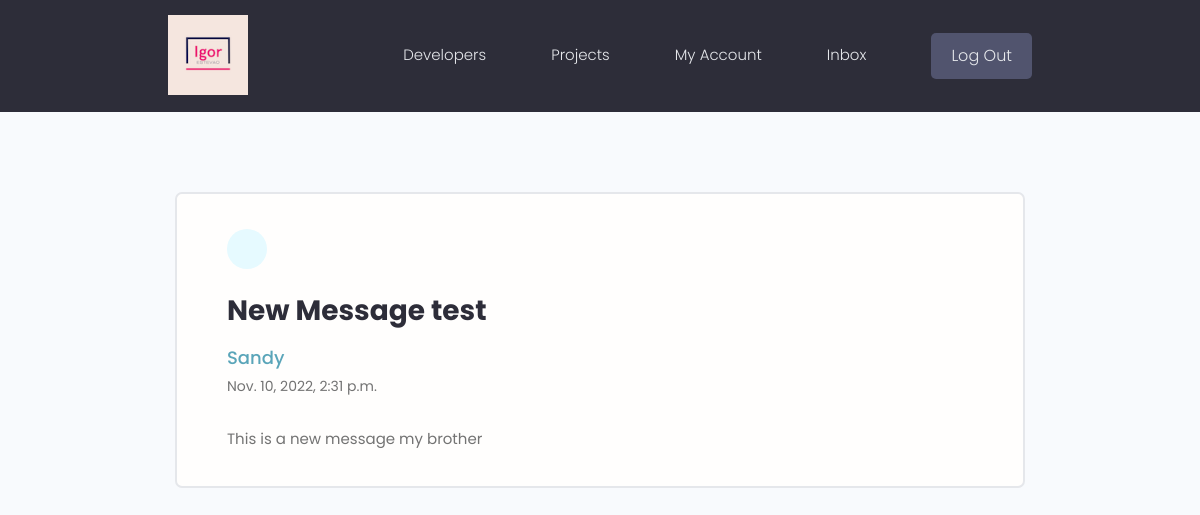
Screenshot of /message/e8592be6-c502-44cc-995d-7b3399b5f1c2 (signed in) with the database file from the repository.
### users/models.py (models this page shows, shortened)
class Message(models.Model):
  sender = models.ForeignKey(Profile, on_delete=models.SET_NULL, null=True, blank=True)
  recipient = models.ForeignKey(Profile, on_delete=models.SET_NULL, null=True, blank=True, related_name="messages")
  name = models.CharField(max_length=200, null=True, blank=True)
  email = models.EmailField(max_length=200, null=True, blank=True)
  subject = models.CharField(max_length=200, null=True, blank=True)
  body = models.TextField()
  is_read = models.BooleanField(default=False,)
  created = models.DateTimeField(auto_now_add=True) #timestamps just like Rails
  id = models.UUIDField(default=uuid.uuid4, unique=True, primary_key=True, editable=False)
  class Meta:
    ordering = [ "is_read", "-created" ] # order by not read first and last created

### users/views.py (the view)
# urls.py: path("message/<str:pk>", views.message, name="message"),
@login_required(login_url="login")
def message(request, pk):
  message = request.user.profile.messages.get(id=pk)
  message.is_read = True
  message.save()
  context = {
    "message" : message,
  }
  return render(request, "users/message.html", context)

### users/templates/users/message.html (shortened to what this page needs)
{% extends "main.html" %}
{% block content %}
  <main class="messagePage my-xl">
    <div class="content-box">
      <div class="message">
        <a class="backButton" href="{% url 'inbox' %}"></a>
        <h2 class="message__subject">{{ message.subject }}</h4>
        {% if message.sender.id %}
          <a href="{% url 'profile' message.sender.id %}" class="message__author">{{ message.name }}</a>
        {% else %}
          <p class="message__author">{{ message.name }}</p>
        {% endif %}
        <p class="message__date">{{ message.created }}</p>
        <div class="message__body">{{ message.body|linebreaksbr }}</div>
      </div>
    </div>
  </main>
{% endblock %}

### static/styles/app.css (style rules this page uses)
:root { --color-sub: #2d2d39; }
.content-box { width: 95%; max-width: 85rem; margin: 0 auto; }
.message { padding: 2.5rem 0; }
.message > a { display: flex; gap: 1rem; }
.message__author, .message__date { flex-basis: 25%; }
.message__subject { flex-basis: 50%; }
.message__date { text-align: right; }
.messagePage .message { list-style: none; background: var(--color-white); padding: 3.5rem 5rem; border: 2px solid var(--color-light); border-radius: 0.7rem; }
.messagePage .message__subject { font-size: 2.8rem; color: var(--color-sub); margin-bottom: 1rem; margin-top: 2rem; }
.messagePage .message__author { font-size: 1.8rem; font-weight: 500; }
.messagePage .message__date { font-size: 1.4rem; font-weight: 400; text-align: left; margin-bottom: 3rem; }
.backButton { background: var(--color-main-light); color: var(--color-main); width: 4rem; height: 4rem; display: flex; align-items: center; justify-content: center; border-radius: 50%; }

### static/uikit/styles/modules/_variables.css (style rules this page uses)
:root { --color-main: #5aa5b9; --color-main-light: #e6faff; --color-sub: #3f4156; --color-sub-light: #51546e; --color-sub-lighter: #ededfd; --color-text: #737373; --color-gray: #8b8b8b; --color-light: #e5e7eb; --color-light-gray: #767676; --color-bg: #f8fafd; --color-white: #fffefd; --color-white-light: #f3f3f3; --color-success: #359e64; --color-success-bg: #def8e8; --color-error: #fc4b0b; --color-error-bg: #fff2ee; --font-base: 'Poppins', arial, helvetica, 'Segoe UI', roboto, ubuntu, sans-serif; --font-monospace: 'Fira Code', 'Courier New', courier, monospace; --font-regular: 300; --font-medium: 500; --font-bold: 700; --generic-shadow: 1px 1px 5px #00000010; --generic-transition: all 0.3s ease-in-out; }

### static/uikit/styles/modules/_base.css (style rules this page uses)
* { margin: 0; padding: 0; box-sizing: border-box; text-rendering: optimizeLegibility; color: inherit; font-size: inherit; }
html { font-size: 50%; }
@media only screen and (min-width: 480px) { html { font-size: 56.25%; } }
@media only screen and (min-width: 1200px) { html { font-size: 62.5%; } }
body { line-height: 1.6; font-weight: 400; font-size: 1.5rem; color: var(--color-text); background-color: var(--color-bg); min-height: 100vh; }

### static/uikit/styles/modules/_typography.css (style rules this page uses)
* { font-family: var(--font-base); }
h2 { font-size: 3.6rem; font-weight: var(--font-bold); }
p, span, strong { font-size: 1.6rem; color: var(--color-text); font-weight: var(--font-regular); }
a { padding-bottom: 2px; text-decoration: none; display: inline-block; color: var(--color-main); font-weight: var(--font-medium); }

### static/uikit/styles/modules/_utilities.css (style rules this page uses)
.my-xl { margin: 8rem auto; }

### rows the page displays
Message: subject "New Message test", name "Sandy", created "Nov. 10, 2022, 2:31 p.m.", body "This is a new message my brother"
